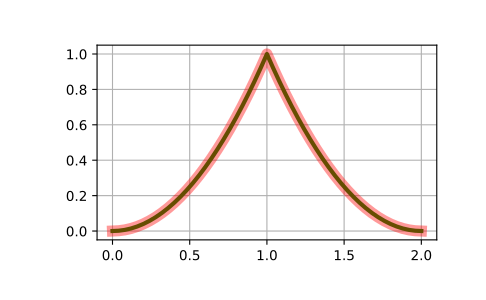

Write the Python code that produced this figure.
# Construct a cubic B-spline:

from scipy.interpolate import BSpline
b = BSpline.basis_element([0, 1, 2, 3, 4])
k = b.k
b.t[k:-k]
# array([ 0.,  1.,  2.,  3.,  4.])
k
# 3

# Construct a quadratic B-spline on ``[0, 1, 1, 2]``, and compare
# to its explicit form:

t = [-1, 0, 1, 1, 2]
b = BSpline.basis_element(t[1:])
def f(x):
    return np.where(x < 1, x*x, (2. - x)**2)

import matplotlib.pyplot as plt
fig, ax = plt.subplots()
x = np.linspace(0, 2, 51)
ax.plot(x, b(x), 'g', lw=3)
ax.plot(x, f(x), 'r', lw=8, alpha=0.4)
ax.grid(True)
plt.show()
